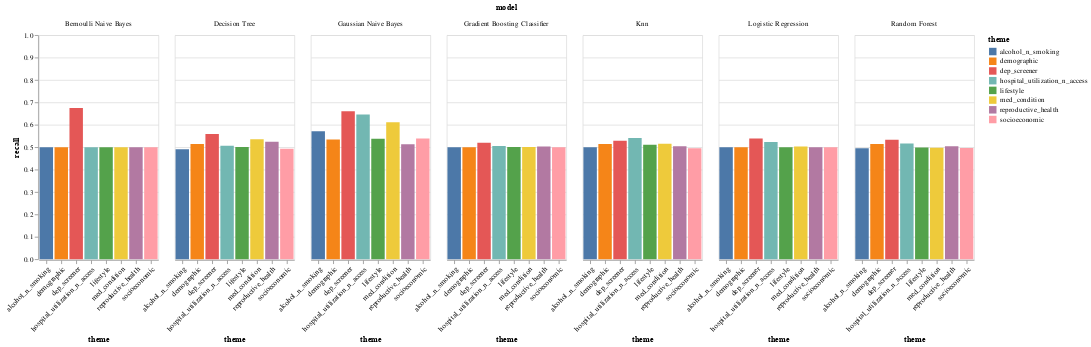

Source (notebook cell):
### Code cell
by_theme_recall

### Figure 1 — Vega-Lite specification as saved in the notebook (floating-point values rounded to 4 significant figures)
{"config": {"view": {"continuousWidth": 400, "continuousHeight": 300}}, "data": {"name": "data-c5e636ec02ce8e3466373d565fd886ef"}, "facet": {"field": "model", "type": "nominal"}, "spec": {"mark": "bar", "encoding": {"color": {"field": "theme", "type": "nominal"}, "x": {"axis": {"labelAngle": -45}, "field": "theme", "title": "theme", "type": "nominal"}, "y": {"field": "recall", "scale": {"domain": [0, 1]}, "title": "recall", "type": "quantitative"}}}, "$schema": "https://vega.github.io/schema/vega-lite/v4.17.0.json", "datasets": {"data-c5e636ec02ce8e3466373d565fd886ef": [{"model": "Bernoulli Naive Bayes", "grouping": "Macro Avg", "precision": 0.6145, "recall": 0.6752, "f1-score": 0.6324, "support": 1549.0, "accuracy": 0.827, "theme": "dep_screener"}, {"model": "Gaussian Naive Bayes", "grouping": "Macro Avg", "precision": 0.6186, "recall": 0.6605, "f1-score": 0.6337, "support": 1549.0, "accuracy": 0.8405, "theme": "dep_screener"}, {"model": "Decision Tree", "grouping": "Macro Avg", "precision": 0.5908, "recall": 0.559, "f1-score": 0.5687, "support": 1549.0, "accuracy": 0.8683, "theme": "dep_screener"}, {"model": "Logistic Regression", "grouping": "Macro Avg", "precision": 0.6856, "recall": 0.5383, "f1-score": 0.5464, "support": 1549.0, "accuracy": 0.8961, "theme": "dep_screener"}, {"model": "Random Forest", "grouping": "Macro Avg", "precision": 0.6323, "recall": 0.5326, "f1-score": 0.5376, "support": 1549.0, "accuracy": 0.8909, "theme": "dep_screener"}, {"model": "Knn", "grouping": "Macro Avg", "precision": 0.641, "recall": 0.5281, "f1-score": 0.53, "support": 1549.0, "accuracy": 0.8928, "theme": "dep_screener"}, {"model": "Gradient Boosting Classifier", "grouping": "Macro Avg", "precision": 0.7198, "recall": 0.5199, "f1-score": 0.5137, "support": 1549.0, "accuracy": 0.898, "theme": "dep_screener"}, {"model": "Gaussian Naive Bayes", "grouping": "Macro Avg", "precision": 0.572, "recall": 0.6457, "f1-score": 0.5746, "support": 1549.0, "accuracy": 0.754, "theme": "hospital_utilization_n_access"}, {"model": "Knn", "grouping": "Macro Avg", "precision": 0.6731, "recall": 0.5403, "f1-score": 0.5497, "support": 1549.0, "accuracy": 0.8948, "theme": "hospital_utilization_n_access"}, {"model": "Logistic Regression", "grouping": "Macro Avg", "precision": 0.7365, "recall": 0.523, "f1-score": 0.5194, "support": 1549.0, "accuracy": 0.8986, "theme": "hospital_utilization_n_access"}, {"model": "Random Forest", "grouping": "Macro Avg", "precision": 0.681, "recall": 0.5163, "f1-score": 0.5075, "support": 1549.0, "accuracy": 0.8967, "theme": "hospital_utilization_n_access"}, {"model": "Decision Tree", "grouping": "Macro Avg", "precision": 0.5856, "recall": 0.5066, "f1-score": 0.4896, "support": 1549.0, "accuracy": 0.8941, "theme": "hospital_utilization_n_access"}, {"model": "Gradient Boosting Classifier", "grouping": "Macro Avg", "precision": 0.6158, "recall": 0.5049, "f1-score": 0.4847, "support": 1549.0, "accuracy": 0.8961, "theme": "hospital_utilization_n_access"}, {"model": "Bernoulli Naive Bayes", "grouping": "Macro Avg", "precision": 0.4487, "recall": 0.5, "f1-score": 0.4729, "support": 1549.0, "accuracy": 0.8974, "theme": "hospital_utilization_n_access"}, {"model": "Gaussian Naive Bayes", "grouping": "Macro Avg", "precision": 0.5469, "recall": 0.5712, "f1-score": 0.5515, "support": 1549.0, "accuracy": 0.7902, "theme": "alcohol_n_smoking"}, {"model": "Logistic Regression", "grouping": "Macro Avg", "precision": 0.4487, "recall": 0.5, "f1-score": 0.4729, "support": 1549.0, "accuracy": 0.8974, "theme": "alcohol_n_smoking"}, {"model": "Bernoulli Naive Bayes", "grouping": "Macro Avg", "precision": 0.4487, "recall": 0.5, "f1-score": 0.4729, "support": 1549.0, "accuracy": 0.8974, "theme": "alcohol_n_smoking"}, {"model": "Gradient Boosting Classifier", "grouping": "Macro Avg", "precision": 0.4486, "recall": 0.4996, "f1-score": 0.4728, "support": 1549.0, "accuracy": 0.8967, "theme": "alcohol_n_smoking"}, {"model": "Knn", "grouping": "Macro Avg", "precision": 0.4903, "recall": 0.4992, "f1-score": 0.477, "support": 1549.0, "accuracy": 0.8909, "theme": "alcohol_n_smoking"}, {"model": "Random Forest", "grouping": "Macro Avg", "precision": 0.4483, "recall": 0.4957, "f1-score": 0.4708, "support": 1549.0, "accuracy": 0.8896, "theme": "alcohol_n_smoking"}, {"model": "Decision Tree", "grouping": "Macro Avg", "precision": 0.4478, "recall": 0.491, "f1-score": 0.4684, "support": 1549.0, "accuracy": 0.8812, "theme": "alcohol_n_smoking"}, {"model": "Decision Tree", "grouping": "Macro Avg", "precision": 0.5227, "recall": 0.5247, "f1-score": 0.5235, "support": 1549.0, "accuracy": 0.8167, "theme": "reproductive_health"}, {"model": "Gaussian Naive Bayes", "grouping": "Macro Avg", "precision": 0.511, "recall": 0.5132, "f1-score": 0.5113, "support": 1549.0, "accuracy": 0.8012, "theme": "reproductive_health"}, {"model": "Random Forest", "grouping": "Macro Avg", "precision": 0.5148, "recall": 0.5039, "f1-score": 0.4932, "support": 1549.0, "accuracy": 0.8793, "theme": "reproductive_health"}, {"model": "Knn", "grouping": "Macro Avg", "precision": 0.528, "recall": 0.5037, "f1-score": 0.4874, "support": 1549.0, "accuracy": 0.889, "theme": "reproductive_health"}, {"model": "Gradient Boosting Classifier", "grouping": "Macro Avg", "precision": 0.6156, "recall": 0.5024, "f1-score": 0.4789, "support": 1549.0, "accuracy": 0.8967, "theme": "reproductive_health"}, {"model": "Bernoulli Naive Bayes", "grouping": "Macro Avg", "precision": 0.4487, "recall": 0.5, "f1-score": 0.4729, "support": 1549.0, "accuracy": 0.8974, "theme": "reproductive_health"}, {"model": "Logistic Regression", "grouping": "Macro Avg", "precision": 0.4487, "recall": 0.5, "f1-score": 0.4729, "support": 1549.0, "accuracy": 0.8974, "theme": "reproductive_health"}, {"model": "Gaussian Naive Bayes", "grouping": "Macro Avg", "precision": 0.566, "recall": 0.6108, "f1-score": 0.5736, "support": 1549.0, "accuracy": 0.7863, "theme": "med_condition"}, {"model": "Decision Tree", "grouping": "Macro Avg", "precision": 0.5302, "recall": 0.5357, "f1-score": 0.5321, "support": 1549.0, "accuracy": 0.8115, "theme": "med_condition"}, {"model": "Knn", "grouping": "Macro Avg", "precision": 0.6265, "recall": 0.5149, "f1-score": 0.506, "support": 1549.0, "accuracy": 0.8941, "theme": "med_condition"}, {"model": "Logistic Regression", "grouping": "Macro Avg", "precision": 0.6989, "recall": 0.5028, "f1-score": 0.4791, "support": 1549.0, "accuracy": 0.8974, "theme": "med_condition"}, {"model": "Gradient Boosting Classifier", "grouping": "Macro Avg", "precision": 0.5112, "recall": 0.5006, "f1-score": 0.4778, "support": 1549.0, "accuracy": 0.8935, "theme": "med_condition"}, {"model": "Bernoulli Naive Bayes", "grouping": "Macro Avg", "precision": 0.4487, "recall": 0.5, "f1-score": 0.4729, "support": 1549.0, "accuracy": 0.8974, "theme": "med_condition"}, {"model": "Random Forest", "grouping": "Macro Avg", "precision": 0.4485, "recall": 0.4978, "f1-score": 0.4719, "support": 1549.0, "accuracy": 0.8935, "theme": "med_condition"}, {"model": "Gaussian Naive Bayes", "grouping": "Macro Avg", "precision": 0.5524, "recall": 0.5375, "f1-score": 0.542, "support": 1549.0, "accuracy": 0.8547, "theme": "lifestyle"}, {"model": "Knn", "grouping": "Macro Avg", "precision": 0.5886, "recall": 0.511, "f1-score": 0.4997, "support": 1549.0, "accuracy": 0.8922, "theme": "lifestyle"}, {"model": "Gradient Boosting Classifier", "grouping": "Macro Avg", "precision": 0.5202, "recall": 0.501, "f1-score": 0.4781, "support": 1549.0, "accuracy": 0.8941, "theme": "lifestyle"}, {"model": "Decision Tree", "grouping": "Macro Avg", "precision": 0.5008, "recall": 0.5008, "f1-score": 0.5007, "support": 1549.0, "accuracy": 0.8238, "theme": "lifestyle"}, {"model": "Bernoulli Naive Bayes", "grouping": "Macro Avg", "precision": 0.4487, "recall": 0.5, "f1-score": 0.4729, "support": 1549.0, "accuracy": 0.8974, "theme": "lifestyle"}, {"model": "Logistic Regression", "grouping": "Macro Avg", "precision": 0.4486, "recall": 0.4996, "f1-score": 0.4728, "support": 1549.0, "accuracy": 0.8967, "theme": "lifestyle"}, {"model": "Random Forest", "grouping": "Macro Avg", "precision": 0.4818, "recall": 0.4981, "f1-score": 0.4763, "support": 1549.0, "accuracy": 0.889, "theme": "lifestyle"}, {"model": "Gaussian Naive Bayes", "grouping": "Macro Avg", "precision": 0.5831, "recall": 0.5341, "f1-score": 0.5401, "support": 1549.0, "accuracy": 0.8786, "theme": "demographic"}, {"model": "Knn", "grouping": "Macro Avg", "precision": 0.6079, "recall": 0.5142, "f1-score": 0.5053, "support": 1549.0, "accuracy": 0.8928, "theme": "demographic"}, {"model": "Random Forest", "grouping": "Macro Avg", "precision": 0.5362, "recall": 0.5142, "f1-score": 0.5119, "support": 1549.0, "accuracy": 0.8728, "theme": "demographic"}, {"model": "Decision Tree", "grouping": "Macro Avg", "precision": 0.517, "recall": 0.5139, "f1-score": 0.5146, "support": 1549.0, "accuracy": 0.8373, "theme": "demographic"}, {"model": "Logistic Regression", "grouping": "Macro Avg", "precision": 0.4487, "recall": 0.5, "f1-score": 0.4729, "support": 1549.0, "accuracy": 0.8974, "theme": "demographic"}, {"model": "Bernoulli Naive Bayes", "grouping": "Macro Avg", "precision": 0.4487, "recall": 0.5, "f1-score": 0.4729, "support": 1549.0, "accuracy": 0.8974, "theme": "demographic"}, {"model": "Gradient Boosting Classifier", "grouping": "Macro Avg", "precision": 0.4486, "recall": 0.4996, "f1-score": 0.4728, "support": 1549.0, "accuracy": 0.8967, "theme": "demographic"}, {"model": "Gaussian Naive Bayes", "grouping": "Macro Avg", "precision": 0.5478, "recall": 0.5388, "f1-score": 0.5421, "support": 1549.0, "accuracy": 0.847, "theme": "socioeconomic"}, {"model": "Gradient Boosting Classifier", "grouping": "Macro Avg", "precision": 0.4487, "recall": 0.5, "f1-score": 0.4729, "support": 1549.0, "accuracy": 0.8974, "theme": "socioeconomic"}, {"model": "Bernoulli Naive Bayes", "grouping": "Macro Avg", "precision": 0.4487, "recall": 0.5, "f1-score": 0.4729, "support": 1549.0, "accuracy": 0.8974, "theme": "socioeconomic"}, {"model": "Logistic Regression", "grouping": "Macro Avg", "precision": 0.4487, "recall": 0.5, "f1-score": 0.4729, "support": 1549.0, "accuracy": 0.8974, "theme": "socioeconomic"}, {"model": "Random Forest", "grouping": "Macro Avg", "precision": 0.4484, "recall": 0.4968, "f1-score": 0.4713, "support": 1549.0, "accuracy": 0.8915, "theme": "socioeconomic"}, {"model": "Knn", "grouping": "Macro Avg", "precision": 0.4958, "recall": 0.4956, "f1-score": 0.4957, "support": 1549.0, "accuracy": 0.8096, "theme": "socioeconomic"}, {"model": "Decision Tree", "grouping": "Macro Avg", "precision": 0.4647, "recall": 0.4927, "f1-score": 0.4731, "support": 1549.0, "accuracy": 0.8793, "theme": "socioeconomic"}]}}
